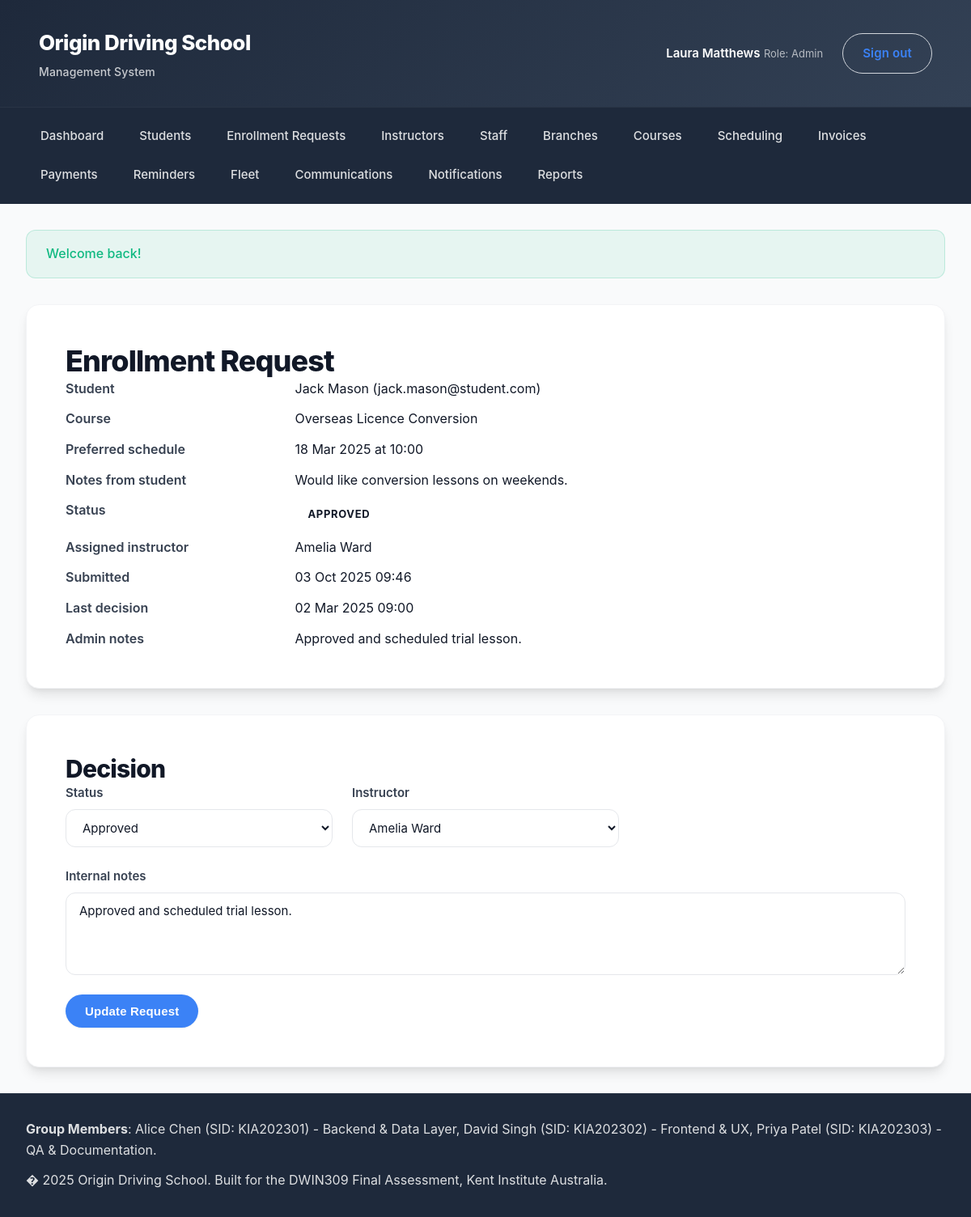
The app's page /index.php?page=enrollmentrequests&action=view&id=1 (signed in) with its own data.
### tables this page shows
CREATE TABLE enrollment_requests (
    id INT UNSIGNED AUTO_INCREMENT PRIMARY KEY,
    student_id INT UNSIGNED NOT NULL,
    course_id INT UNSIGNED NOT NULL,
    preferred_date DATE NULL,
    preferred_time TIME NULL,
    status ENUM('pending','approved','declined') DEFAULT 'pending',
    instructor_id INT UNSIGNED NULL,
    student_notes TEXT NULL,
    admin_notes TEXT NULL,
    decision_by INT UNSIGNED NULL,
    decision_at DATETIME NULL,
    created_at DATETIME DEFAULT CURRENT_TIMESTAMP,
    updated_at DATETIME DEFAULT CURRENT_TIMESTAMP ON UPDATE CURRENT_TIMESTAMP,
    CONSTRAINT fk_request_student FOREIGN KEY (student_id) REFERENCES students(id) ON DELETE CASCADE,
    CONSTRAINT fk_request_course FOREIGN KEY (course_id) REFERENCES courses(id) ON DELETE CASCADE,
    CONSTRAINT fk_request_instructor FOREIGN KEY (instructor_id) REFERENCES instructors(id) ON DELETE SET NULL,
    CONSTRAINT fk_request_decision_user FOREIGN KEY (decision_by) REFERENCES users(id) ON DELETE SET NULL,
    INDEX idx_request_status (status),
    INDEX idx_request_instructor (instructor_id)
);

CREATE TABLE users (
    id INT UNSIGNED AUTO_INCREMENT PRIMARY KEY,
    role ENUM('admin','staff','instructor','student') NOT NULL,
    first_name VARCHAR(80) NOT NULL,
    last_name VARCHAR(80) NOT NULL,
    email VARCHAR(160) NOT NULL UNIQUE,
    phone VARCHAR(32) NULL,
    password_hash VARCHAR(255) NOT NULL,
    status ENUM('active','archived') NOT NULL DEFAULT 'active',
    branch_id INT UNSIGNED NULL,
    created_at DATETIME DEFAULT CURRENT_TIMESTAMP,
    updated_at DATETIME DEFAULT CURRENT_TIMESTAMP ON UPDATE CURRENT_TIMESTAMP,
    CONSTRAINT fk_users_branch FOREIGN KEY (branch_id) REFERENCES branches(id) ON DELETE SET NULL
);

CREATE TABLE courses (
    id INT UNSIGNED AUTO_INCREMENT PRIMARY KEY,
    title VARCHAR(160) NOT NULL,
    description TEXT NULL,
    price DECIMAL(10,2) NOT NULL,
    lesson_count INT UNSIGNED NOT NULL,
    category VARCHAR(80) NULL,
    status ENUM('active','inactive') DEFAULT 'active',
    created_at DATETIME DEFAULT CURRENT_TIMESTAMP,
    updated_at DATETIME DEFAULT CURRENT_TIMESTAMP ON UPDATE CURRENT_TIMESTAMP
);

CREATE TABLE instructors (
    id INT UNSIGNED AUTO_INCREMENT PRIMARY KEY,
    user_id INT UNSIGNED NOT NULL,
    branch_id INT UNSIGNED NULL,
    certification_number VARCHAR(80) NULL,
    accreditation_expiry DATE NULL,
    experience_years INT UNSIGNED DEFAULT 0,
    availability_notes TEXT NULL,
    bio TEXT NULL,
    rating DECIMAL(3,2) NULL,
    created_at DATETIME DEFAULT CURRENT_TIMESTAMP,
    updated_at DATETIME DEFAULT CURRENT_TIMESTAMP ON UPDATE CURRENT_TIMESTAMP,
    CONSTRAINT fk_instructors_user FOREIGN KEY (user_id) REFERENCES users(id) ON DELETE CASCADE,
    CONSTRAINT fk_instructors_branch FOREIGN KEY (branch_id) REFERENCES branches(id) ON DELETE SET NULL
);

### app/Core/View.php (called while the page is built, shortened)
<?php
class View
{
    public function render(string $template, array $data = [], string $layout = 'main'): void
    {
        $viewFile = __DIR__ . '/../Views/' . $template . '.php';
        extract($data);
        include $viewFile;
    }
}

### app/Core/Controller.php (called while the page is built, shortened)
<?php
abstract class Controller
{
    protected View $view;
    public function __construct()
    {
        $this->view = new View();
    }
    protected function render(string $template, array $data = [], string $layout = 'main'): void
    {
        $this->view->render($template, $data, $layout);
    }
}

### app/Controllers/EnrollmentRequestsController.php (called while the page is built, shortened)
<?php
class EnrollmentRequestsController extends Controller
{
    private EnrollmentRequestModel $requests;
    private CourseModel $courses;
    private InstructorModel $instructors;
    public function __construct()
    {
        $this->requests = new EnrollmentRequestModel();
        $this->courses = new CourseModel();
        $this->instructors = new InstructorModel();
    }
    public function viewAction(): void
    {
        $id = (int) ($_GET['id'] ?? 0);
        $request = $this->requests->find($id);
        $this->render('enrollmentrequests/view', [
            'pageTitle' => 'Review Enrollment Request',
            'request' => $request,
            'courses' => $this->courses->all(),
            'instructors' => $this->instructors->all(),
            'decisionToken' => Csrf::token('enrollment_decide_' . $id),
        ]);
    }
}

### app/Core/Router.php (called while the page is built, shortened)
<?php
class Router
{
    public function dispatch(): void
    {
        $action = $_GET['action'] ?? 'index';
        $method = $action . 'Action';
        $controller = new $controllerClass();
        $controller->$method();
    }
}

### index.php (called while the page is built)
<?php
require __DIR__ . '/app/bootstrap.php';
$router = new App\Core\Router();
$router->dispatch();

### app/bootstrap.php (called while the page is built, shortened)
<?php
$config = require __DIR__ . '/config.php';
spl_autoload_register(function (string $class): void {
    $prefix = 'App\\';
    $baseDir = __DIR__ . '/';
    $relativeClass = substr($class, strlen($prefix));
    $file = $baseDir . str_replace('\\', '/', $relativeClass) . '.php';
});
require_once __DIR__ . '/Helpers/helpers.php';

### app/Core/Database.php (called while the page is built, shortened)
<?php
class Database
{
    private static ?PDO $connection = null;
    public static function init(array $config): void
    {
        $dsn = sprintf(
            'mysql:host=%s;port=%d;dbname=%s;charset=%s',
            $config['host'],
            $config['port'],
            $config['database'],
            $config['charset'] ?? 'utf8mb4'
        );
        $options = [
            PDO::ATTR_ERRMODE => PDO::ERRMODE_EXCEPTION,
            PDO::ATTR_DEFAULT_FETCH_MODE => PDO::FETCH_ASSOC,
            PDO::ATTR_EMULATE_PREPARES => false,
        ];
        try {
            self::$connection = new PDO($dsn, $config['username'], $config['password'], $options);
        } catch (PDOException $exception) {
            error_log('Database connection failed: ' . $exception->getMessage());
            throw $exception;
        }
    }
    public static function connection(): PDO
    {
        return self::$connection;
    }
}

### app/Models/EnrollmentRequestModel.php (called while the page is built, shortened)
<?php
class EnrollmentRequestModel extends Model
{
    public function find(int $id): ?array
    {
        $sql = $this->baseSelect('er.id = :id') . ' LIMIT 1';
        $stmt = $this->db->prepare($sql);
        $stmt->execute(['id' => $id]);
        $row = $stmt->fetch();
        return $row === false ? null : $row;
    }
    private function baseSelect(string $extraWhere = ''): string
    {
        $sql = 'SELECT er.*, c.title AS course_title,
                       ui.first_name AS instructor_first_name,
                       ui.last_name AS instructor_last_name,
                       us.first_name AS student_first_name,
                       us.last_name AS student_last_name,
                       us.email AS student_email,
                       us.phone AS student_phone
                FROM enrollment_requests er
                INNER JOIN students s ON s.id = er.student_id
                INNER JOIN users us ON us.id = s.user_id
                INNER JOIN courses c ON c.id = er.course_id
                LEFT JOIN instructors i ON i.id = er.instructor_id
                LEFT JOIN users ui ON ui.id = i.user_id';
        if ($extraWhere !== '') {
            $sql .= ' WHERE ' . $extraWhere;
        }
        return $sql;
    }
}

### app/Core/Model.php (called while the page is built, shortened)
<?php
abstract class Model
{
    public function __construct()
    {
        $this->db = Database::connection();
    }
}

### app/Helpers/helpers.php (called while the page is built, shortened)
<?php
if (!function_exists('e')) {
    function e(string $value): string
    {
        return htmlspecialchars($value, ENT_QUOTES, 'UTF-8');
    }
}
if (!function_exists('route')) {
    function route(string $page, string $action = 'index', array $params = []): string
    {
        $query = array_merge(['page' => $page, 'action' => $action], $params);
        return 'index.php?' . http_build_query($query);
    }
}

### app/Models/InstructorModel.php (called while the page is built, shortened)
<?php
class InstructorModel extends Model
{
    public function all(): array
    {
        $sql = 'SELECT i.*, u.first_name, u.last_name, u.email, u.phone, b.name AS branch_name,
                       (SELECT COUNT(*) FROM schedules s WHERE s.instructor_id = i.id AND s.event_type = "lesson") AS lesson_count,
                       (SELECT COUNT(*) FROM schedules s WHERE s.instructor_id = i.id AND s.status = "completed") AS completed_lessons
                FROM instructors i
                INNER JOIN users u ON u.id = i.user_id
                LEFT JOIN branches b ON b.id = i.branch_id
                ORDER BY u.first_name';
        $stmt = $this->db->query($sql);
        return $stmt->fetchAll();
    }
}

### app/Views/enrollmentrequests/view.php (the view, shortened to what this page needs)
<?php
$request = $request ?? [];
$instructors = $instructors ?? [];
$status = $request['status'] ?? 'pending';
$studentName = trim(($request['student_first_name'] ?? '') . ' ' . ($request['student_last_name'] ?? ''));
?>
<section class="card">
    <h1>Enrollment Request</h1>
    <dl class="definition-list">
        <dt>Student</dt>
        <dd><?= e($studentName); ?> (<?= e($request['student_email'] ?? ''); ?>)</dd>
        <dt>Course</dt>
        <dd><?= e($request['course_title'] ?? ''); ?></dd>
        <dt>Preferred schedule</dt>
        <dd>
            <?= !empty($request['preferred_date']) ? e(date('d M Y', strtotime($request['preferred_date']))) : 'N/A'; ?>
            <?php if (!empty($request['preferred_time'])): ?>
                at <?= e(substr($request['preferred_time'], 0, 5)); ?>
            <?php endif; ?>
        </dd>
        <dt>Notes from student</dt>
        <dd><?= $request['student_notes'] ? nl2br(e($request['student_notes'])) : 'None'; ?></dd>
        <dt>Status</dt>
        <dd><span class="status-pill status-<?= e($status); ?>"><?= e(ucfirst($status)); ?></span></dd>
        <dt>Assigned instructor</dt>
        <dd><?= !empty($request['instructor_first_name']) ? e($request['instructor_first_name'] . ' ' . $request['instructor_last_name']) : 'Unassigned'; ?></dd>
        <dt>Submitted</dt>
        <dd><?= e(date('d M Y H:i', strtotime($request['created_at'] ?? 'now'))); ?></dd>
        <?php if (!empty($request['decision_at'])): ?>
            <dt>Last decision</dt>
            <dd><?= e(date('d M Y H:i', strtotime($request['decision_at']))); ?></dd>
        <?php endif; ?>
        <?php if (!empty($request['admin_notes'])): ?>
            <dt>Admin notes</dt>
            <dd><?= nl2br(e($request['admin_notes'])); ?></dd>
        <?php endif; ?>
    </dl>
</section>
<?php if (in_array($status, ['pending', 'approved', 'declined'], true)): ?>
<section class="card">
    <h2>Decision</h2>
    <form method="post" action="<?= route('enrollmentrequests', 'decide', ['id' => $request['id'] ?? 0]); ?>" class="form-grid">
        <label>
            <span>Status</span>
            <select name="status" required>
                <option value="approved" <?= $status === 'approved' ? 'selected' : ''; ?>>Approved</option>
            </select>
        </label>
        <label>
            <span>Instructor</span>
            <select name="instructor_id">
                <?php foreach ($instructors as $instructor): ?>
                    <?php $selected = ($request['instructor_id'] ?? null) == $instructor['id']; ?>
                    <option value="<?= e($instructor['id']); ?>" <?= $selected ? 'selected' : ''; ?>>
                        <?= e($instructor['first_name'] . ' ' . $instructor['last_name']); ?>
                    </option>
                <?php endforeach; ?>
            </select>
        </label>
        <label class="full-width">
            <span>Internal notes</span>
            <textarea name="admin_notes" rows="4" placeholder="Optional notes for the student"><?= e($request['admin_notes'] ?? ''); ?></textarea>
        </label>
        <div class="form-actions">
            <button type="submit" class="button">Update Request</button>
        </div>
    </form>
</section>
<?php endif; ?>

### assets/css/style.css (style rules this page uses)
:root { --primary: #3b82f6; --primary-dark: #2563eb; --primary-light: #60a5fa; --accent: #f59e0b; --accent-dark: #d97706; --surface: #ffffff; --surface-elevated: #ffffff; --background: #f9fafb; --background-subtle: #f3f4f6; --border: #e5e7eb; --border-light: #f3f4f6; --border-medium: #d1d5db; --text: #111827; --text-medium: #374151; --text-muted: #6b7280; --text-subtle: #9ca3af; --success: #10b981; --success-light: #34d399; --danger: #ef4444; --danger-light: #f87171; --warning: #f59e0b; --warning-light: #fbbf24; --info: #3b82f6; --info-light: #60a5fa; --radius-sm: 8px; --radius-md: 12px; --radius-lg: 16px; --radius-xl: 20px; --radius-full: 9999px; --shadow-sm: 0 1px 2px 0 rgba(0, 0, 0, 0.05); --shadow: 0 4px 6px -1px rgba(0, 0, 0, 0.1), 0 2px 4px -1px rgba(0, 0, 0, 0.06); --shadow-md: 0 10px 15px -3px rgba(0, 0, 0, 0.1), 0 4px 6px -2px rgba(0, 0, 0, 0.05); --shadow-lg: 0 20px 25px -5px rgba(0, 0, 0, 0.1), 0 10px 10px -5px rgba(0, 0, 0, 0.04); --shadow-xl: 0 25px 50px -12px rgba(0, 0, 0, 0.25); --space-xs: 0.5rem; --space-sm: 0.75rem; --space-md: 1rem; --space-lg: 1.5rem; --space-xl: 2rem; --space-2xl: 3rem; --transition-fast: 150ms cubic-bezier(0.4, 0, 0.2, 1); --transition-base: 200ms cubic-bezier(0.4, 0, 0.2, 1); --transition-slow: 300ms cubic-bezier(0.4, 0, 0.2, 1); font-size: 16px; }
* { box-sizing: border-box; margin: 0; padding: 0; }
body { font-family: -apple-system, BlinkMacSystemFont, "Inter", "Segoe UI", Roboto, "Helvetica Neue", Arial, sans-serif; color: var(--text); background: var(--background); line-height: 1.6; -webkit-font-smoothing: antialiased; -moz-osx-font-smoothing: grayscale; font-weight: 400; }
h1, h2, h3, h4, h5, h6 { line-height: 1.2; font-weight: 700; color: var(--text); }
h1 { font-size: 2.25rem; letter-spacing: -0.025em; font-weight: 800; }
h2 { font-size: 1.875rem; letter-spacing: -0.025em; font-weight: 800; }
.button { display: inline-flex; align-items: center; justify-content: center; gap: var(--space-xs); padding: 0.75rem 1.5rem; border-radius: var(--radius-full); border: none; background: var(--primary); color: #ffffff; font-weight: 600; font-size: 0.9375rem; cursor: pointer; transition: all var(--transition-base); box-shadow: var(--shadow-sm); white-space: nowrap; letter-spacing: 0.01em; }
.app-shell { min-height: 100vh; display: grid; grid-template-rows: auto auto 1fr auto; }
.card { background: var(--surface); border-radius: var(--radius-lg); box-shadow: var(--shadow-md); padding: var(--space-2xl); border: 1px solid var(--border-light); transition: all var(--transition-base); }
.form-grid { display: grid; gap: var(--space-lg); grid-template-columns: repeat(auto-fit, minmax(260px, 1fr)); }
.form-grid label { display: flex; flex-direction: column; font-size: 0.9375rem; font-weight: 600; color: var(--text-medium); gap: var(--space-xs); }
.form-grid input, .form-grid select, .form-grid textarea { border-radius: var(--radius-md); border: 1.5px solid var(--border); padding: 0.75rem 1rem; font-size: 0.9375rem; color: var(--text); background: var(--surface); transition: all var(--transition-base); font-family: inherit; }
.form-grid .full-width { grid-column: 1 / -1; }
.status-pill { display: inline-flex; align-items: center; padding: 0.4rem 1rem; border-radius: var(--radius-full); font-size: 0.8125rem; font-weight: 700; text-transform: uppercase; letter-spacing: 0.05em; }
.definition-list { display: grid; grid-template-columns: minmax(10rem, 25%) 1fr; gap: var(--space-sm) var(--space-lg); margin: 0; }
.definition-list dt { font-weight: 600; color: var(--text-medium); }
.definition-list dd { margin: 0; color: var(--text); }

### records on screen
enrollment_requests: users.first_name+last_name "Jack Mason", users.email "jack.mason@student.com", course.title "Overseas Licence Conversion", preferred_date "18 Mar 2025", preferred_time "10:00", student_notes "Would like conversion lessons on weekends.", status "APPROVED", users.first_name+last_name "Amelia Ward", created_at "03 Oct 2025 09:46", decision_at "02 Mar 2025 09:00", admin_notes "Approved and scheduled trial lesson.", status "Approved", instructor_id "Amelia Ward"

### other values on screen
$user['first_name'] . ' ' . $user['last_name'] "Laura Matthews"
$user['role'] "Admin"
$item['label'] "Dashboard"
$item['label'] "Students"
$item['label'] "Enrollment Requests"
$item['label'] "Instructors"
$item['label'] "Staff"
$item['label'] "Branches"
$item['label'] "Courses"
$item['label'] "Scheduling"
$item['label'] "Invoices"
$item['label'] "Payments"
$item['label'] "Reminders"
$item['label'] "Fleet"
$item['label'] "Communications"
